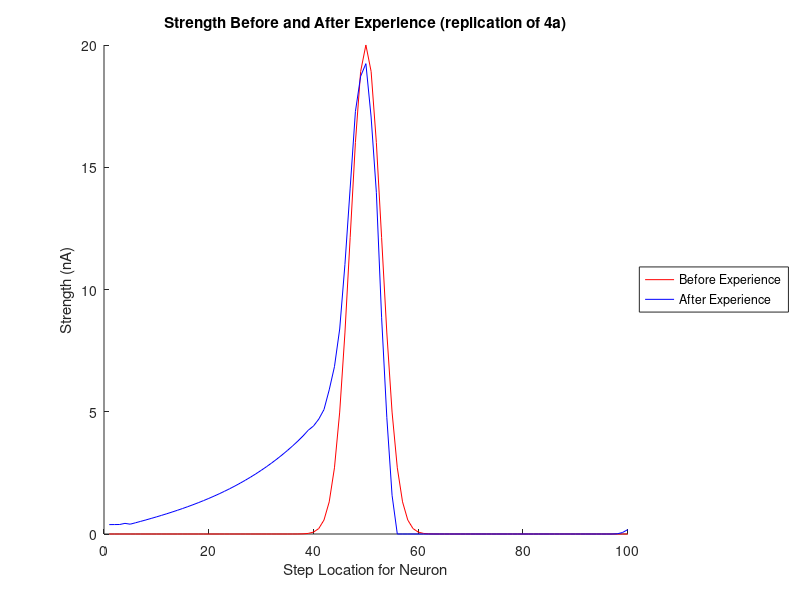
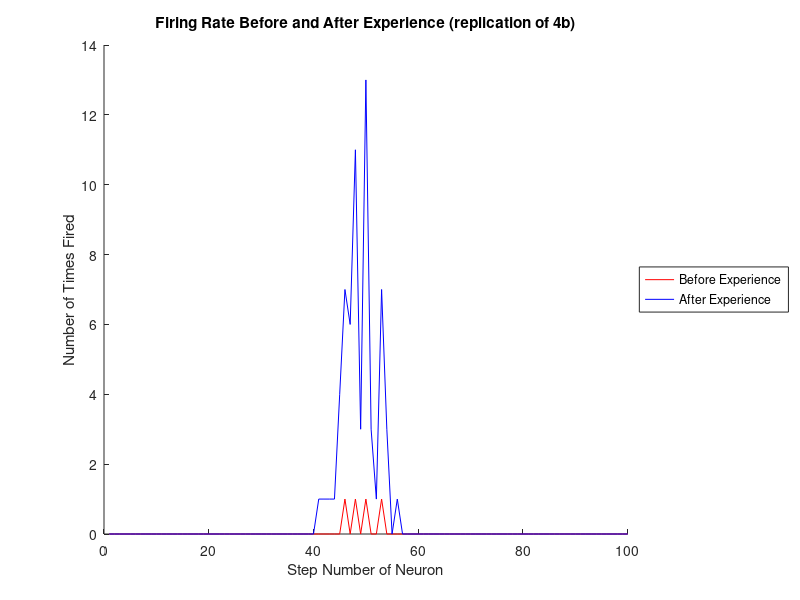
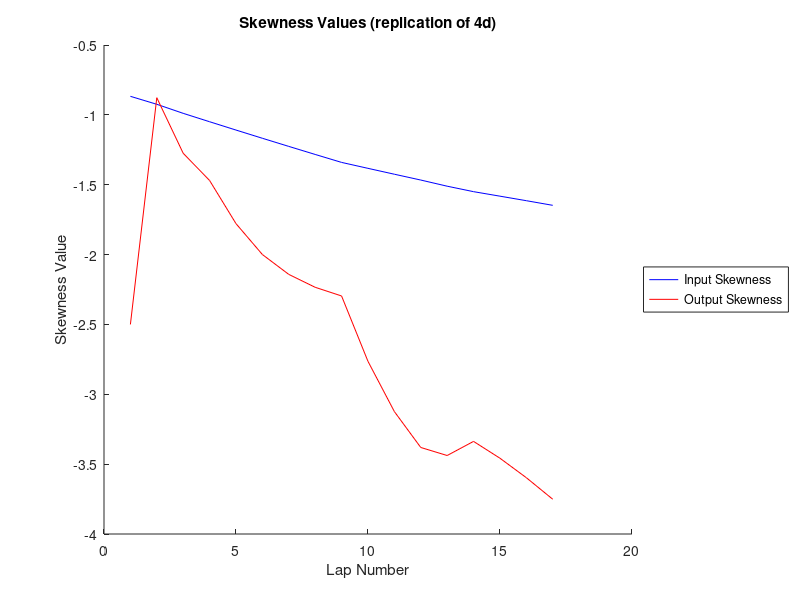
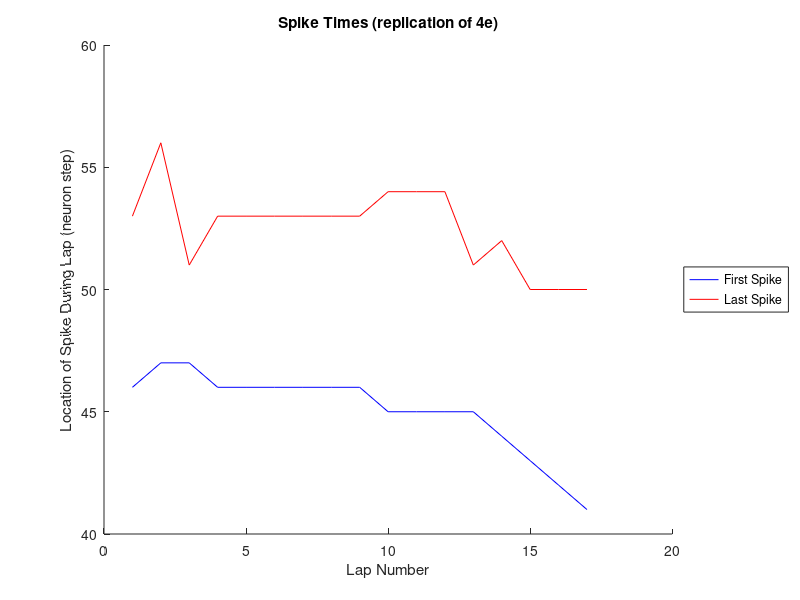

MATLAB code for these plots, in order:
function [] = zdestefa_midtermProb2(  )

%{
This is my code for Problem 2

I used the Izhikevich spiking neuron model to replicate the moments when
the neurons spike. The STDP model is used to modify the synaptic connection
strength as the neuron fires.

The rat moves from location i to i+1 after each time step.
The rat does 17 laps from location 1 to 100
When the rat is at location i, the following happens:
1) Each CA3 neuron is injected with an amount of current that depends on
    its Gaussian place field and the current location of the rat
2) If a CA3 neuron spikes, then it sends a signal to the CA1 neuron. 
    The LTD of the CA3->CA1 synapse is updated and the LTP is reset
3) For the CA1 neuron, a current is injected that is dependent on which
    synaptic connections spiked
4) If the CA1 neuron spikes, then the LTP of all the CA3->CA1 synapses are
    updated and their LTD is reset

%}

%number of laps the rat will do
numLaps = 17;

%number of CA3 neurons
numCA3 = 100;

%these are the a,b,c,d parameters in the Izhikevich model
%the default parameters from the class model worked well
aa = 0.02;
bb = 0.2;
cc = -65;
dd = 8;

%{
These are the STDP parameters.
Most of the default parameters worked well, however I changed
    the wmax parameter in order to allow stronger synaptic strengths.
This was done to allow more current to flow and thus increase the number of
    spikes that occur. 
By allowing more spiking, it was much easier to see the difference in
    number of spikes in the center versus on the edge
%}
A_plus = 0.1;
A_minus = -0.105;
t_plus = 20;
t_minus = 20;
wmin = 0;
wmax = 20.0; %this was changed from a value of 5

%{
Here are the parameters that control the place fields and synpatic
    strengths. This is an overview of them:
Let N be the number of CA3 neurons
The CA3 neurons are at location 1,2,3,...,N
The current injected by a given CA3 neuron at location i is a gaussian
    centered at i
The synaptic strength of the CA3 to CA1 neuron connections is a gaussian
    centered at N/2
%}

%{
These two parameters control the Gaussian for synaptic strength. I made
    sure the maximum strength is equal to the maximum in the STDP model so
    that the center starts off as strong as possible. 
I also used a small sigma value so that the center is especially strong compared
    to the other synpases. 
In this way, the initial preference toward firing when the rat is in the center is
    as great as possible within the model. 
%}
maxInitWeight = wmax; %value for peak of Gaussian curve
sigmaStrength = 3; %sigma for strength Gaussian curve

%{
These two parameters are used to adjust the place field Gaussians. 
I wanted to make sure that if a rat is at location i, then neuron i will
    fire. I thus made the max current very high in the Gaussian curve in order
    to ensure a high chance of spiking in the Izhikevich model.
I kept the sigma relatively low so that there is a low chance of the
    neighboring neurons spiking when the rat is at location i. 
%}
maxInitCurrent = 80; %max current injected by Gaussian place field
sigma=2; %sigma for place field Gaussians


%{
The parameters that can vary in the model have now been established.
The rest of the code is used for running the model
    and generating the graphs of the results.
%}

% STDP lists for LTD and LTP weight changes
% they represent strength changes for the CA3 to CA1 synaptic connections
LTP = zeros(1,numCA3); 
LTD = zeros(1,numCA3);    

%{
As a coding preference, I keep track of the voltages and recovery variables 
    for the CA3 and CA1 neurons separately. 
%}

%voltage and recovery variable for CA1 neurons
v1 = cc;
u1 = bb*v1;

%voltages and recovery variables for CA1 neurons
vv = cc.*ones(1,numCA3);
uu = bb.*vv;



%Here I initialize the synaptic strengths of the CA3 to CA1 connections
gaussWeights = normpdf(1:numCA3,numCA3/2,sigmaStrength); %generates the Gaussian values
gaussWeights = gaussWeights*(1/max(gaussWeights)); %sets max value to 1
strength = gaussWeights*maxInitWeight; %sets max value to our desired maximum
initStrength = strength; %saves initial value for later graph

%used to keep track of the skewness values for later graph
inputSkewValues = zeros(1,numLaps);
outputSkewValues = zeros(1,numLaps);

%used to keep track of first and last spike time for later graph
firstSpikeTime = zeros(1,numLaps);
lastSpikeTime = zeros(1,numLaps);

%keeps track of number of times each CA3 neuron fired for 
%   later graph of firing rates
numFirings = zeros(1,numCA3);

%now run the model
for lap = 1:numLaps
    
    %each step the rat takes
    %one time step happens in the Izhikevich model
    for step = 1:numCA3
        
        
        %{
        This is the current that gets injected into each CA3 neuron at this
            time step where the rat is at location j. 
        Each neuron i gets injected with a current equal to the
            value of its Gaussian place field at location j.
        %}
        I = normpdf(step,1:numCA3,sigma); %gets value of all Gaussians
        I = I/(max(I)); %sets max of those curves to 1
        I = I*maxInitCurrent; %sets max current to be injected
        
        %inject current into CA3 neurons and update the voltages
        %   and recovery variables
        vv=vv+0.5.*(0.04.*vv.^2+5.*vv+140-uu+I);
        vv=vv+0.5.*(0.04.*vv.^2+5.*vv+140-uu+I);
        uu=uu+aa.*(bb.*vv-uu);

        %see which CA3 neurons fired in this time step
        fired = find(vv>=30);

        %{
        Here I calculate how much current the CA1 neuron receives.
        It will recieve the sum of the strengths of the synapses 
            for the CA3 neurons that fired.
        There will also be an oscillatory inhibitory input, which I made
            very small to mitigate its effects.
        %}
        I1 = -1*abs(real(exp(1i*step*pi/8))) + sum(strength(fired));
        
        %update info about CA3 neurons that just fired
        if ~isempty(fired)
            
            %update voltages and recovery variables according to 
            %   Izhikevich model
            vv(fired)=cc;
            uu(fired)=uu(fired)+dd;

            %for the synapses that fired, we apply LTD to their strength 
            %   and reset their LTP values
            strength(fired) = max(wmin,strength(fired) + LTD(fired)); 
            LTP(fired) = A_plus;

            
        end;
        
        %inject current into CA1 neuron and update its voltage
        %   and recovery variable value
        v1=v1+0.5*(0.04*v1^2+5*v1+140-u1+I1);
        v1=v1+0.5*(0.04*v1^2+5*v1+140-u1+I1);
        u1=u1+aa*(bb*v1-u1);

        %see if the CA1 neuron fired
        if(v1>=30)
            
            %update spike times that we are keeping track of
            if(firstSpikeTime(lap) < 1)
               firstSpikeTime(lap)=step; 
            end
            lastSpikeTime(lap)=step;
            
            %reset the voltage and recovery variable for CA1 neuron
            % according to Izhikevich model
            v1 = cc;
            u1 = u1+dd;
            
            %update number of firings to keep track of firing rate
            %   at each location
            numFirings(step) = numFirings(step)+1;

            %If the CA1 neuron fires, then we update the LTP values for all
            %   the synapses and reset all the LTD values
            strength = min(wmax,strength + LTP); 
            LTD(:) = A_minus;

        end

        %Here we exponentially decay LTD and LTP as per the STDP model
        LTP = LTP.*(1-1/t_plus);
        LTD = LTD.*(1-1/t_minus);

    end
    
    %record firing rate in first lap
    if(lap<2)
        numInitFirings = numFirings;
    end
    
    %record the input and output skew values
    %   the function myskewness below has detail about how I obtained the
    %   skewness values
    inputSkewValues(lap) = myskewness(strength);
    outputSkewValues(lap) = myskewness(numFirings);
    
end


%{
This is the synpatic strength before and after the rat has moved 17 times
    across the track.
Before experience, the strength is a perfect Gausssian. After experience,
    the strength of the neurons to the right of the center should be
    greater than the strength of the neurons to the left of the center.
%}
figure
hold on
title('Strength Before and After Experience (replication of 4a)')
plot(initStrength,'r-');
plot(strength,'b-');
xlabel('Step Location for Neuron');
ylabel('Strength (nA)');
legend('Before Experience','After Experience','Location','eastoutside');
hold off

%{
This is the firing rate of each neuron before and after the rat has moved
    across the track.
The initial firing rate is calculated after the first lap, thus each neuron
    has a rate of 1 or 0. 
The final firing rate is how many times each neuron fired during the entire
    17 lap course.
The initial firing rate should be zero everywhere except a value of 1 at
    the center and possibly its neighbors too.
The final firing rate should be skewed so more firing happens to the right
    of the center than to the left.
%}
figure
hold on
title('Firing Rate Before and After Experience (replication of 4b)');
plot(numInitFirings,'r-');
plot(numFirings,'b-');
xlabel('Step Number of Neuron');
ylabel('Number of Times Fired');
hold off
legend('Before Experience','After Experience',...
    'Location','eastoutside');

%{
This is the graph of the input and output skewness over each lap
    of the rat's movements
It should start at 0 or slightly negative and keep decreasing as the rat 
    keeps doing more laps due to the fact that the value skew more and more
    in favor of the left side of the center.
%}
figure
hold on
title('Skewness Values (replication of 4d)');
plot(inputSkewValues,'b-')
plot(outputSkewValues,'r-')
xlabel('Lap Number');
ylabel('Skewness Value');
legend('Input Skewness','Output Skewness','Location','eastoutside')
hold off

%{
This is the graph of the location of the first and last spike in each lap.
The last spike stays relatively consistent.
The first spike happens earlier and earlier as the rat moves due to the
    strengthening of the connections in the synapses to the left of the
    center.
%}
figure
hold on
title('Spike Times (replication of 4e)');
plot(firstSpikeTime,'b-')
plot(lastSpikeTime,'r-')
xlabel('Lap Number');
ylabel('Location of Spike During Lap (neuron step)');
legend('First Spike','Last Spike','Location','eastoutside');
hold off

function [ skew ] = myskewness( X )
%MYSKEWNESS Calculates skewness for problem 2
%
%Because we wanted to figure out how much the values were skewed toward the
% left side rather than the right side, I decided to make all the left side
% values negative and the right side values positive. 
%
%I also made the mu value in the skewness equation 0 to further enforce the
% fact that we want to see how the values are skewed in favor of the left
% side
%

lenX = length(X);
X(1:lenX/2)=-1*X(1:lenX/2); %makes first 50 values negative

%{
Calculate skewness as per skewness.m code in Matlab except mu=0
%}
numer = mean(X.^3);
denom = std(X)^3;
skew = numer/denom;

end



end

